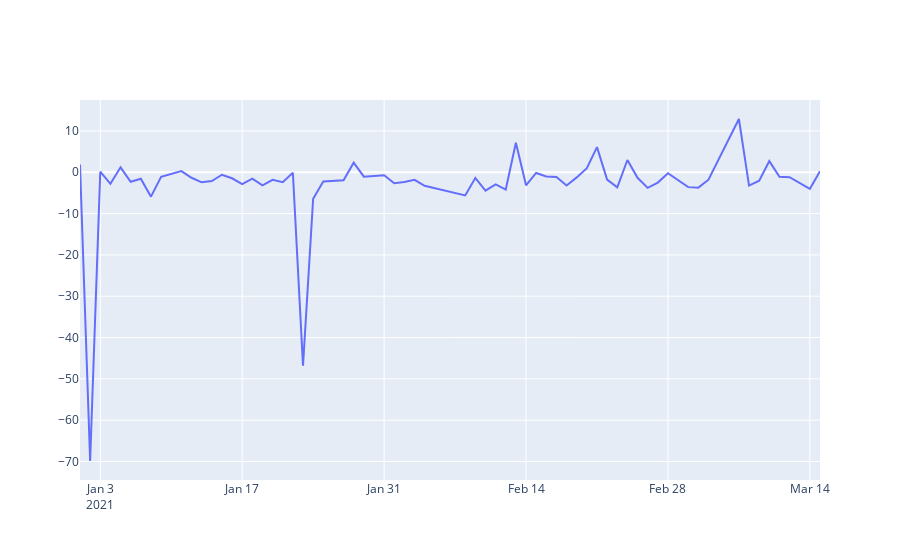

The notebook cell this image was saved under:
### Code cell
fig = go.Figure([go.Scatter(x=test_14['date'], y=test_14['scores_sum'])])
fig.show()
